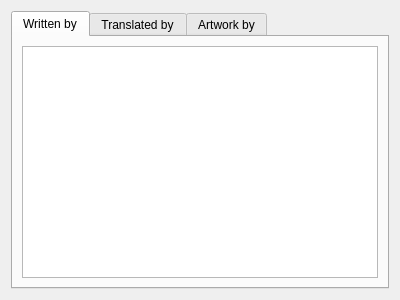
<?xml version="1.0" encoding="UTF-8"?>
<ui version="4.0">
 <class>ContributorsPage</class>
 <widget class="QDialog" name="ContributorsPage">
  <property name="geometry">
   <rect>
    <x>0</x>
    <y>0</y>
    <width>400</width>
    <height>300</height>
   </rect>
  </property>
  <property name="windowTitle">
   <string>Contributors</string>
  </property>
  <layout class="QHBoxLayout" name="horizontalLayout">
   <item>
    <widget class="QTabWidget" name="tabWidget">
     <property name="currentIndex">
      <number>0</number>
     </property>
     <widget class="QWidget" name="programmingTab">
      <attribute name="title">
       <string>Written by</string>
      </attribute>
      <layout class="QHBoxLayout" name="horizontalLayout_2">
       <item>
        <widget class="QTextBrowser" name="programmerText"/>
       </item>
      </layout>
     </widget>
     <widget class="QWidget" name="translationsTab">
      <attribute name="title">
       <string>Translated by</string>
      </attribute>
      <layout class="QHBoxLayout" name="horizontalLayout_3">
       <item>
        <widget class="QTextBrowser" name="translatorText"/>
       </item>
      </layout>
     </widget>
     <widget class="QWidget" name="artworkTab">
      <attribute name="title">
       <string>Artwork by</string>
      </attribute>
      <layout class="QHBoxLayout" name="horizontalLayout_4">
       <item>
        <widget class="QTextBrowser" name="artworkText"/>
       </item>
      </layout>
     </widget>
    </widget>
   </item>
  </layout>
 </widget>
 <resources/>
 <connections/>
</ui>
